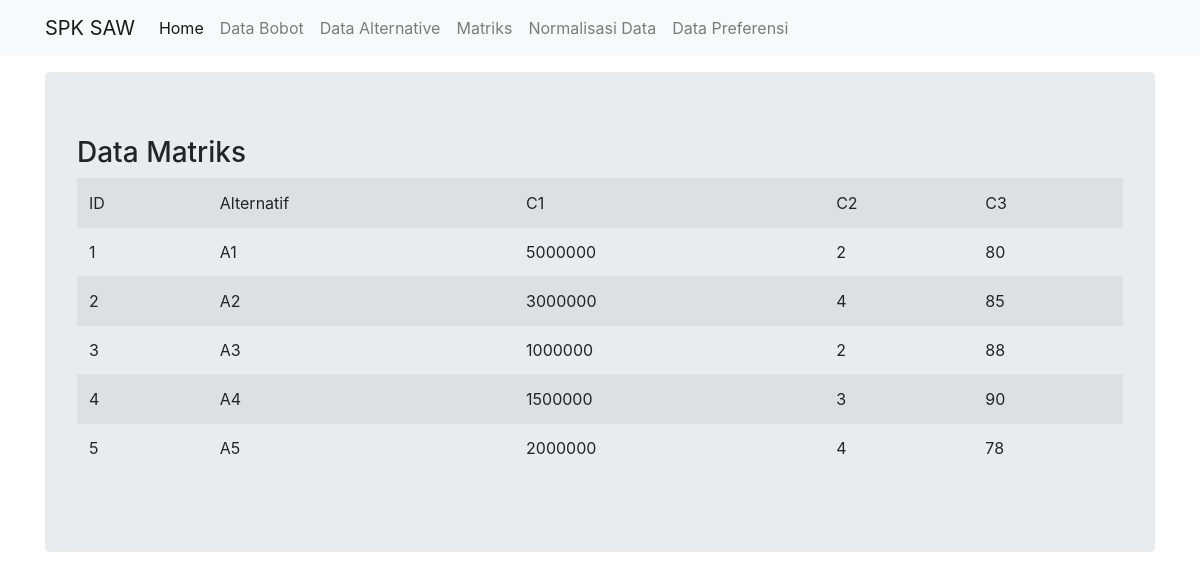
Screenshot of /Matriks.php with the database file from the repository.
### tables this page shows
CREATE TABLE `tb_alternative` (
  `id` int(11) NOT NULL,
  `alternative` varchar(30) NOT NULL,
  `c1` int(11) NOT NULL,
  `c2` int(11) NOT NULL,
  `c3` int(11) NOT NULL
);

### Matriks.php (the view, shortened to what this page needs)
<!DOCTYPE html>
<html lang="en">
<head>
    <link rel="stylesheet" href="https://stackpath.bootstrapcdn.com/bootstrap/4.4.1/css/bootstrap.min.css">
</head>
<body>
    <?php
    include 'connection.php';
    include 'Navigasi.php';
    ?>
    <div class="container">
        <div class="jumbotron mt-3">
        <table class="table table-striped">
                <tr>
                    <td>ID</td>
                    <td>Alternatif</td>
                    <td>C1</td>
                    <td>C2</td>
                    <td>C3</td>
                </tr>
                <?php
                echo "<h3>Data Matriks</h3>";
                $sql1 = mysqli_query($conn, "SELECT * from tb_alternative");
                while ($r1 = mysqli_fetch_array($sql1, MYSQLI_ASSOC)) {
                ?>
                    <tr>
                        <td><?php echo $r1['id'] ?></td>
                        <td><?php echo $r1['alternative'] ?></td>
                        <td><?php echo $r1['c1'] ?></td>
                        <td><?php echo $r1['c2'] ?></td>
                        <td><?php echo $r1['c3'] ?></td>
                    </tr>
                <?php
                }
                ?>
            </table>
        </div>
    </div>
</body>
</html>

### rows the page displays
tb_alternative: id "1", alternative "A1", c1 "5000000", c2 "2", c3 "80"
tb_alternative: id "2", alternative "A2", c1 "3000000", c2 "4", c3 "85"
tb_alternative: id "3", alternative "A3", c1 "1000000", c2 "2", c3 "88"
tb_alternative: id "4", alternative "A4", c1 "1500000", c2 "3", c3 "90"
tb_alternative: id "5", alternative "A5", c1 "2000000", c2 "4", c3 "78"
